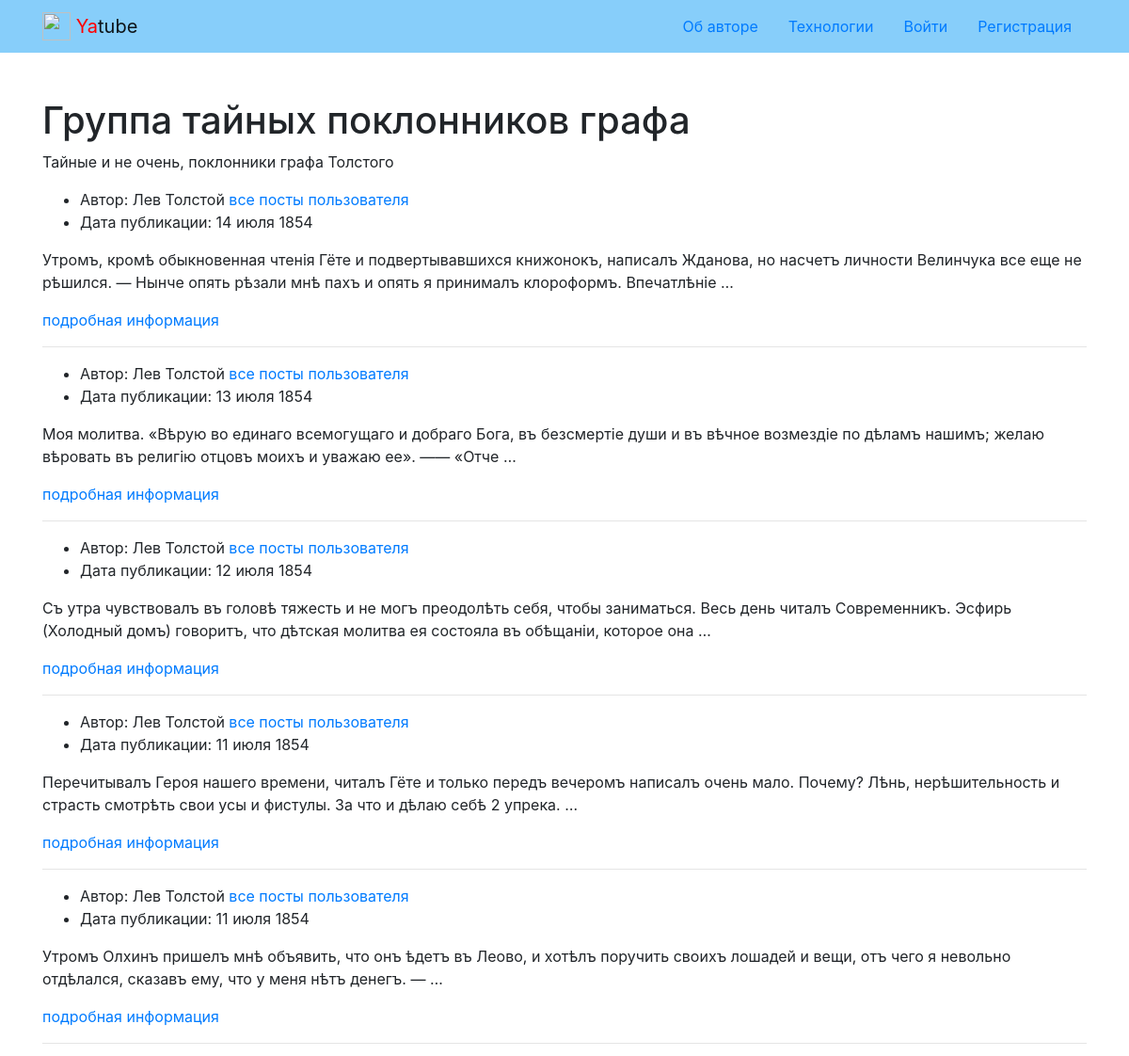
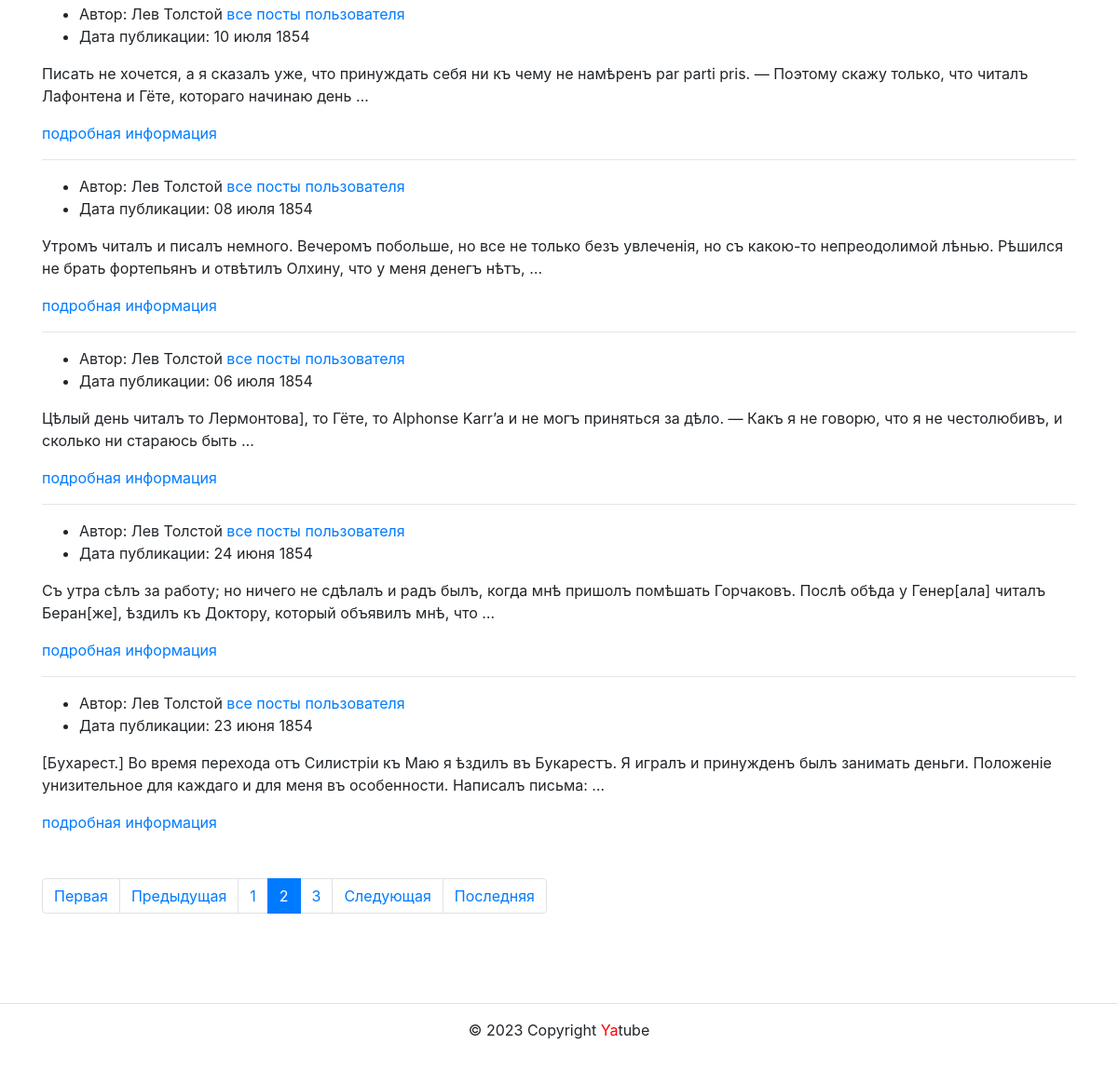
Screenshot of /group/secret_fans_of_graph/?page=2 with the database file from the repository (2 pictures, top to bottom).
### posts/models.py (models this page shows, shortened)
class Group(models.Model):
    title = models.CharField(max_length=200, verbose_name='Название')
    slug = models.SlugField(unique=True)
    description = models.TextField(verbose_name='Описание')
    def __str__(self):
        return self.title
    class Meta:
        verbose_name = 'Группа'
        verbose_name_plural = "Группы"

class Post(models.Model):
    text = models.TextField(
        verbose_name='Текст поста',
        help_text='Введите текст поста'
    )
    pub_date = models.DateTimeField(
        auto_now_add=True,
        verbose_name='Дата публикации'
    )
    author = models.ForeignKey(
        User,
        on_delete=models.CASCADE,
        related_name='posts',
        verbose_name='Автор'
    )
    group = models.ForeignKey(
        Group,
        blank=True,
        null=True,
        on_delete=models.SET_NULL,
        related_name='posts',
        verbose_name='Группа',
        help_text='Группа, к которой будет относится пост'
    )
    image = models.ImageField(
        'Картинка',
        upload_to='posts/',
        blank=True
    )
    class Meta:
        ordering = ['-pub_date']
        verbose_name = 'Сообщения'
        verbose_name_plural = 'Сообщения'

### posts/views.py (the view)
# urls.py: path('group/<slug:slug>/', views.group_posts, name='group_list'),
def group_posts(request, slug):
    group = get_object_or_404(Group, slug=slug)
    group_list = group.posts.select_related('author', 'group').all()
    page_obj = paginator(request, group_list)
    title = str(group)
    context = {
        'group': group,
        'page_obj': page_obj,
        'title': title
    }
    template = 'posts/group_list.html'
    return render(request, template, context)

### core/context_processors/year.py (called while the page is built)
def year(request):
    tz = pytz.timezone('Europe/Moscow')
    dt = datetime.now(tz)
    year = dt.year
    return {
        'year': year
    }

### posts/views.py (called while the page is built)
def paginator(request, posts):
    paginator = Paginator(posts, SELECT_LIMIT)
    page_number = request.GET.get('page')
    page_obj = paginator.get_page(page_number)
    return page_obj

### templates/posts/group_list.html (shortened to what this page needs)
{% extends 'base.html' %}
{% block content %}
  <div class="container py-5">
    <h1>{{ group.title }}</h1>
    <p>{{ group.description }}</p>
    <article>
      {% for post in page_obj %}
        {% include 'includes/post.html' %}
        {% if not forloop.last %}<hr>{% endif %}
      {% endfor %}
      {% include 'posts/includes/paginator.html' %}
    </article>
  </div>
{% endblock %}

### templates/includes/post.html (shortened to what this page needs)
{% load thumbnail %}
<ul>
  {% if not is_profile %}
    <li>
        Автор: {{ post.author.get_full_name }}
        <a href="{% url 'posts:profile' post.author %}">все посты пользователя</a>
    </li>
    {% endif %}
    <li>
      Дата публикации: {{ post.pub_date|date:"d E Y" }}
    </li>
</ul>
<p>{{ post.text|truncatewords:30 }}</p>
<a href="{% url 'posts:post_detail' post.id %}">подробная информация</a><br>

### rows the page displays
Group: title "Группа тайных поклонников графа", description "Тайные и не очень, поклонники графа Толстого"
Post: author.get_full_name "Лев Толстой", pub_date "14 июля 1854", text "Утромъ, кромѣ обыкновенная чтенія Гёте и подвертывавшихся книжонокъ, написалъ Жданова, но насчетъ личности Велинчука все еще не рѣшился. — Нынче опять рѣзали мнѣ пахъ и опять я принималъ клороформъ. Впечатлѣніе …"
Post: author.get_full_name "Лев Толстой", pub_date "13 июля 1854", text "Моя молитва. «Вѣрую во единаго всемогущаго и добраго Бога, въ безсмертіе души и въ вѣчное возмездіе по дѣламъ нашимъ; желаю вѣровать въ религію отцовъ моихъ и уважаю ее». —— «Отче …"
Post: author.get_full_name "Лев Толстой", pub_date "12 июля 1854", text "Съ утра чувствовалъ въ головѣ тяжесть и не могъ преодолѣть себя, чтобы заниматься. Весь день читалъ Современникъ. Эсфирь (Холодный домъ) говоритъ, что дѣтская молитва ея состояла въ обѣщаніи, которое она …"
Post: author.get_full_name "Лев Толстой", pub_date "11 июля 1854", text "Перечитывалъ Героя нашего времени, читалъ Гёте и только передъ вечеромъ написалъ очень мало. Почему? Лѣнь, нерѣшительность и страсть смотрѣть свои усы и фистулы. За что и дѣлаю себѣ 2 упрека. …"
Post: author.get_full_name "Лев Толстой", pub_date "11 июля 1854", text "Утромъ Олхинъ пришелъ мнѣ объявить, что онъ ѣдетъ въ Леово, и хотѣлъ поручить своихъ лошадей и вещи, отъ чего я невольно отдѣлался, сказавъ ему, что у меня нѣтъ денегъ. — …"
Post: author.get_full_name "Лев Толстой", pub_date "10 июля 1854", text "Писать не хочется, а я сказалъ уже, что принуждать себя ни къ чему не намѣренъ par parti pris. — Поэтому скажу только, что читалъ Лафонтена и Гёте, котораго начинаю день …"
Post: author.get_full_name "Лев Толстой", pub_date "08 июля 1854", text "Утромъ читалъ и писалъ немного. Вечеромъ побольше, но все не только безъ увлеченія, но съ какою-то непреодолимой лѣнью. Рѣшился не брать фортепьянъ и отвѣтилъ Олхину, что у меня денегъ нѣтъ, …"
Post: author.get_full_name "Лев Толстой", pub_date "06 июля 1854", text "Цѣлый день читалъ то Лермонтова], то Гёте, то Alphonse Karr’a и не могъ приняться за дѣло. — Какъ я не говорю, что я не честолюбивъ, и сколько ни стараюсь быть …"
Post: author.get_full_name "Лев Толстой", pub_date "24 июня 1854", text "Съ утра сѣлъ за работу; но ничего не сдѣлалъ и радъ былъ, когда мнѣ пришолъ помѣшать Горчаковъ. Послѣ обѣда у Генер[ала] читалъ Беран[же], ѣздилъ къ Доктору, который объявилъ мнѣ, что …"
Post: author.get_full_name "Лев Толстой", pub_date "23 июня 1854", text "[Бухарест.] Во время перехода отъ Силистріи къ Маю я ѣздилъ въ Букарестъ. Я игралъ и принужденъ былъ занимать деньги. Положеніе унизительное для каждаго и для меня въ особенности. Написалъ письма: …"

### other values shown
{{ i }} "1" "3"
{{ i }} "2"
